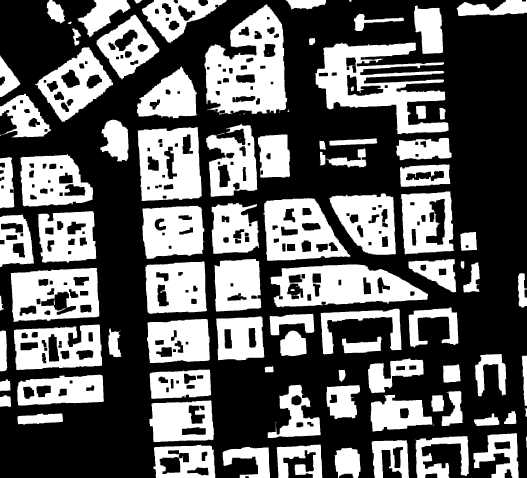
#> input picture map_stadi_bg.png, 1053 x 955 px (shown at 1/2 size)
$ jupyter execute --allow-errors 'The drone'"'"'s path.ipynb'
#> lines starting #> are read from the running program, lines starting #| are printed output that depends on the picture
# Problem statement

The task is to find the drone's path on a map (map_stadi.txt, map_stadi_bg.png).

Odometries and lidar's measurements (36 measurements for each drone's position) are given in drone_log.jsonl file. Lidar's measurements (variance is 0.1) and odometries (variance is 4.4) are noisy with normal distribution.

[cell 1]
import matplotlib.pyplot as plt
from math import sqrt
import open3d as o3d
import pandas as pd
import numpy as np
import jsonlines
import random
import json
import csv
import cv2
import math

# Load map data from TXT file
map_txt_file = 'map_stadi.txt'
with open(map_txt_file, 'r') as file:
#> (reads map_stadi.txt from the repository)
    map_lines = file.readlines()

map_data = [[int(value) for value in line.strip()] for line in map_lines]
omap = np.array(map_data)
omap = np.flipud(omap)

# Load sensor data
#> (the rest of this cell did not finish here and is left out)

Let's have a look at a raw drone's path

[cell 2]
# Initialize variables to store the current position
x_current = 0
y_current = 0

# Initialize variables to store lists of coordinates
x_coords = [x_current]  # Start at x0 = 0
y_coords = [y_current]  # Start at y0 = 0

# Load lidar data and odometry values from drone_log.jsonl
lidar_data = []
odometry_x = []
odometry_y = []

#> (the rest of this cell did not finish here and is left out)

Let's visualize lidar's measurements on map

[cell 3]
# Define a function to convert polar coordinates to Cartesian coordinates
# [4 lines left out: function polar_to_cartesian, not called in this run]

# Initialize the drone's initial position
approx_start_drone_position = [300.0, 40.0]
drone_positions = []

# Simulate the movement of the drone using lidar data and odometry values
lidar_points = []
for lidar_scan, x, y in zip(lidar_data, odometry_x, odometry_y):

    # Update drone position
    approx_start_drone_position[0] += x
    approx_start_drone_position[1] -= y

    # Convert lidar data to Cartesian coordinates and update drone position
    for idx, distance in enumerate(lidar_scan):
        angle = idx * 10 % 360  # Calculate angle based on lidar index
        if 0 <= distance <= 200:  # Ensure valid lidar data
            x1, y1 = polar_to_cartesian(distance, angle)
            lidar_points.append([x1 + approx_start_drone_position[0], y1 + approx_start_drone_position[1], 0.0])

# Create point cloud from lidar measurements
lidar_pc = o3d.geometry.PointCloud()
lidar_pc.points = o3d.utility.Vector3dVector(lidar_points)
lidar_pc.paint_uniform_color([1, 0, 0])

# Reverse the order of the lines
map_lines_reversed = map_lines[::-1]

# Convert the reversed lines to map data
map_data_rev = [[int(value) for value in line.strip()] for line in map_lines_reversed]

# Convert the map data into a numpy array
map_array = np.array(map_data_rev)

# Convert map data to point cloud
map_points = []
for i in range(map_array.shape[0]):
    for j in range(map_array.shape[1]):
        if map_array[i, j] == 0:  # Free space
            map_points.append([j, i, 0.0])  # Assuming Z coordinate is 0 for the map

# Create point cloud for the map
map_pc = o3d.geometry.PointCloud()
map_pc.points = o3d.utility.Vector3dVector(map_points)

# Visualize the lidar data and the map
o3d.visualization.draw_geometries([lidar_pc, map_pc])

Now we need to be sure where the lidar is pointing

[cell 4]
# [19 lines left out: function polar_plot, not called in this run]

# Polar plot for the start point
#> (the rest of this cell did not finish here and is left out)

[cell 5]
approx_start_drone_position = [300.0, 40.0]
#> (the rest of this cell did not finish here and is left out)

#> (a cell that did not finish here is left out)

For finding an error between input lidar's measurements and calculated lidar's measurements we need to reverse the list of measurements as it showed above, keeping 0 angle measurement on the same position.

[cell 7]
#Define function for finding point with minimum error in lidar's measurements
# [21 lines left out: function min_error, not called in this run]

Let's find the start point and the last point of the drone's path. As we have visualized the drone's path on the map, we understand the approximate area on map for start point and end point. However it has been checked also on the whole map and I have received the same result.

#> (a cell that did not finish here is left out)

After finding start point let's find the drone's path.

#> (a cell that did not finish here is left out)

[cell 10]
# Visualizing drone path on the map
plt.imshow(omap, cmap='gray')
plt.plot(x_coords, y_coords, marker='o', color='r', linestyle='-')
plt.grid(True)
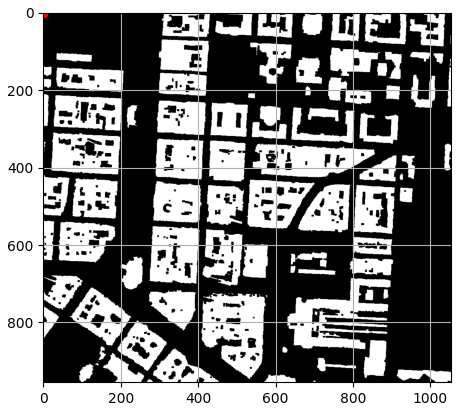
#> figure drawn by matplotlib, 1 panel

The path looks good similar to open3d cloud points visualization. But we still need to match it with our png map.

[cell 11]
import matplotlib.image as mpimg

# Load and display the image
img = mpimg.imread('map_stadi_bg.png')
#> img is the input picture: shape (955, 1053) float32; min 0, max 1, mean 0.383
plt.imshow(img, cmap='gray', origin='upper')

# Invert y-coordinates to match the coordinate system
y_coords_inv = omap.shape[0] - np.array(y_coords)  # Subtracting from the height of the map

# Plot the drone path
plt.plot(x_coords, y_coords_inv, marker='o', color='r', linestyle='-')
plt.show()
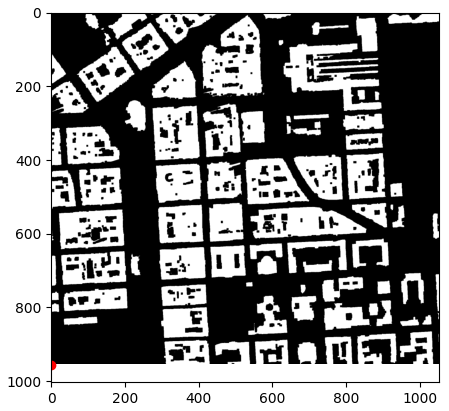
#> figure drawn by matplotlib, 1 panel

[cell 12]
# Specify the file path to save the CSV file
csv_file_path = 'drone_path.csv'

# Write x_coords and y_coords to the CSV file
with open(csv_file_path, 'w', newline='') as csvfile:
    csv_writer = csv.writer(csvfile)
    csv_writer.writerow(['x', 'y'])  # Write header
    for x, y in zip(x_coords, y_coords_inv):
        csv_writer.writerow([x, y])

print(f"CSV file saved successfully at {csv_file_path}")
